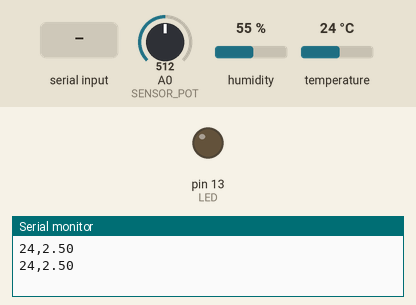
A sketch run on a simulated Arduino Uno, built with avr-gcc and run on an emulated ATmega328P. Shown: output pins drawn as LEDs (lit = HIGH), the last lines printed to the serial monitor. Inputs (shaded band) come from the test bench; at power-on: A0 (SENSOR_POT) = 512, humidity 55 %, temperature 24 °C.

Above: at 3.2 s.
3.3 s: "L" received over Serial
At 4.4 s:
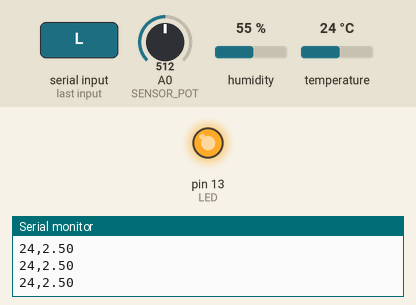
5.5 s: "D" received over Serial
At 6.5 s:
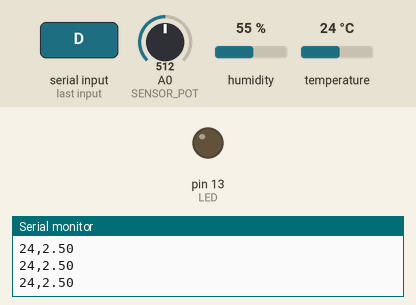
Timing chart, 0 to 8.5 s (numbered marks = the images above; inputs shaded):
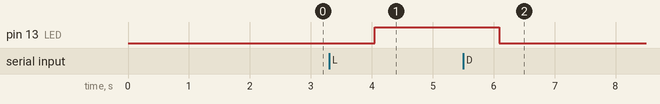

Measured:
- after the input at 3.3 s, pin 13 (LED): LOW → HIGH after 0.75 s
- after the input at 5.5 s, pin 13 (LED): HIGH → LOW after 0.60 s

The sketch:

codigoArduino.ino
```cpp
#include <dht11.h>

#define DHT11PIN 4        // Pino onde o DHT11 está conectado
#define SENSOR_POT A0     // Pino do potenciômetro
#define LED 13            // LED

dht11 DHT11;              // Objeto do sensor

void setup() {
  pinMode(LED, OUTPUT);
  Serial.begin(9600);
  delay(2000);
}

void loop() {
  // Lê comandos da serial
  if (Serial.available() > 0) {
    char comando = Serial.read();
    if (comando == 'L') {
      digitalWrite(LED, HIGH);
    } else if (comando == 'D') {
      digitalWrite(LED, LOW);
    }
  }

  // Leitura do DHT11
  int chk = DHT11.read(DHT11PIN);
  int temperatura = (int)DHT11.temperature;

  // Leitura do potenciômetro
  int leituraPot = analogRead(SENSOR_POT);
  float tensao = leituraPot * 5.0 / 1023.0;

  // Envia os dados formatados
  Serial.print(temperatura);
  Serial.print(",");
  Serial.println(tensao, 2);


  delay(1000);
}
```
